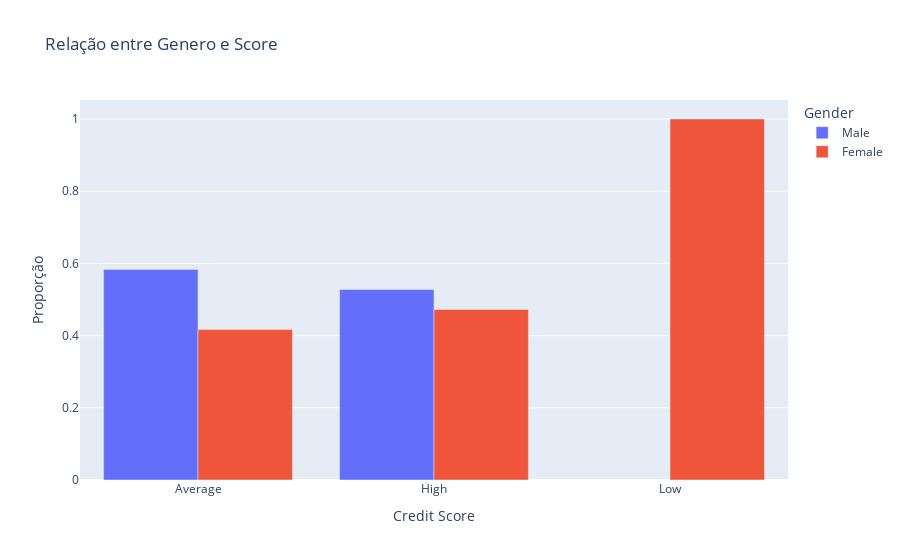

Here is the notebook cell this chart was saved with:
### Markdown cell above
**Análise** - Aqui conseguimos ver que Casados possui créditos altos.

### Code cell
gender_score = (
    df_sem_outliers
    .groupby('Credit Score')['Gender']
    .value_counts(normalize=True)
    .rename('Proporção')
    .reset_index()
)

fig = px.bar(
    gender_score,
    x='Credit Score',
    y='Proporção',
    title='Relação entre Genero e Score',
    barmode='group',
    color='Gender'
)

fig.show()

### Figure 1 — Plotly figure (JSON) as saved in the notebook; plotly's stock layout.template omitted (floating-point values rounded to 4 significant figures)
{"data": [{"alignmentgroup": "True", "hovertemplate": "Gender=Male<br>Credit Score=%{x}<br>Proporção=%{y}<extra></extra>", "legendgroup": "Male", "marker": {"color": "#636efa", "pattern": {"shape": ""}}, "name": "Male", "offsetgroup": "Male", "orientation": "v", "showlegend": true, "textposition": "auto", "type": "bar", "x": ["Average", "High"], "xaxis": "x", "y": [0.5833, 0.5278], "yaxis": "y"}, {"alignmentgroup": "True", "hovertemplate": "Gender=Female<br>Credit Score=%{x}<br>Proporção=%{y}<extra></extra>", "legendgroup": "Female", "marker": {"color": "#EF553B", "pattern": {"shape": ""}}, "name": "Female", "offsetgroup": "Female", "orientation": "v", "showlegend": true, "textposition": "auto", "type": "bar", "x": ["Average", "High", "Low"], "xaxis": "x", "y": [0.4167, 0.4722, 1.0], "yaxis": "y"}], "layout": {"barmode": "group", "legend": {"title": {"text": "Gender"}, "tracegroupgap": 0}, "title": {"text": "Relação entre Genero e Score"}, "xaxis": {"anchor": "y", "domain": [0, 1], "title": {"text": "Credit Score"}}, "yaxis": {"anchor": "x", "domain": [0, 1], "title": {"text": "Proporção"}}}}
